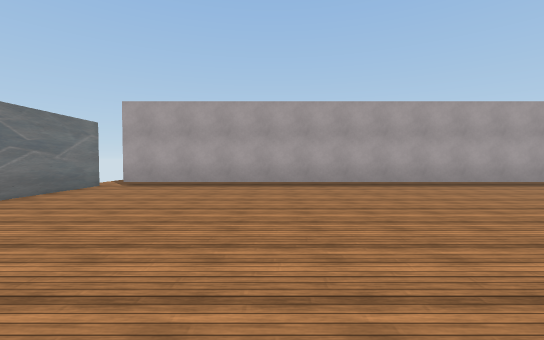
[1] (above)

16 first-person views from a walk through a Unity game level. The camera is 1.3 m above the floor, tilts 2° down and sees 90° across. The floor is counted in squares, 2 m on a side. Each view is taken from the middle of a square. On the plan, view 1 faces up. The plan holds only what a view shows up to about 9 squares ahead; the rest is blank. The player character is not drawn. Some surface patterns are stand-ins.

[2]
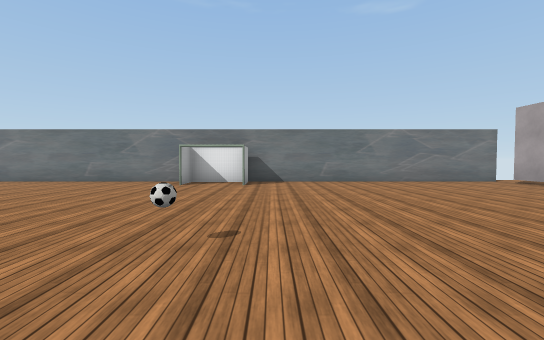

[3]
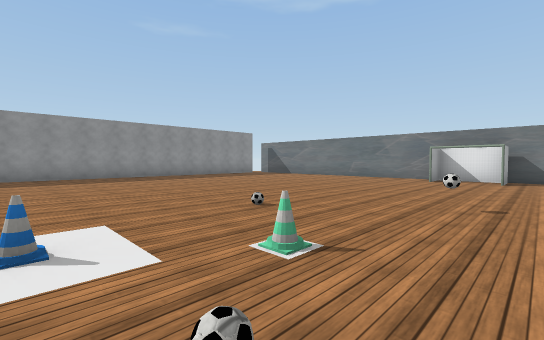

[4]
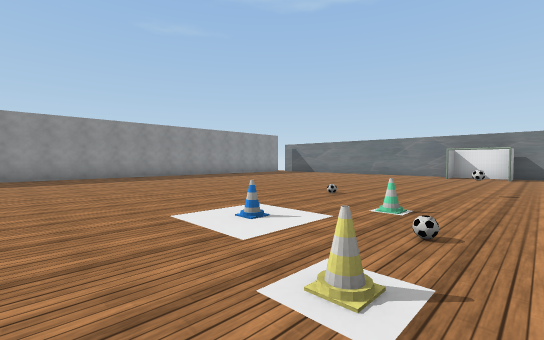

[5]
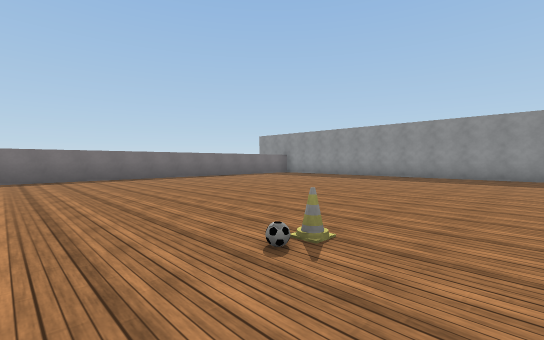

[6]
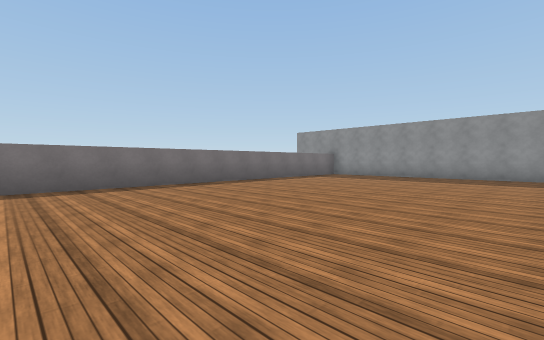

[7]
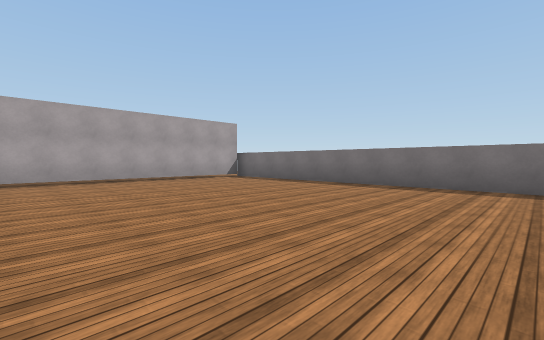

[8]
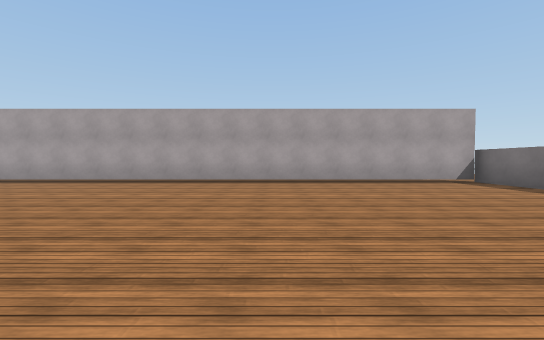

[9]
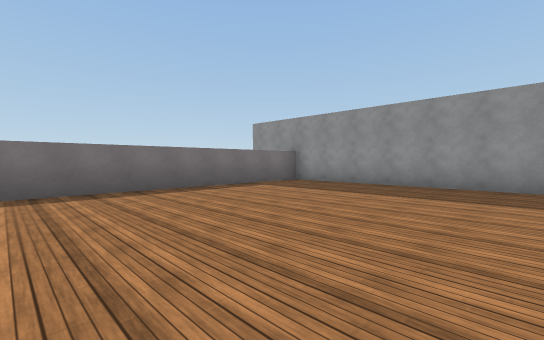

[10]
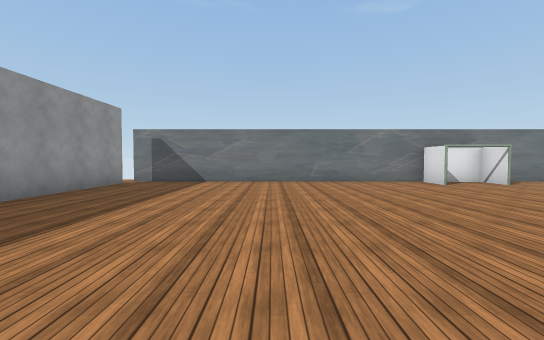

[11]
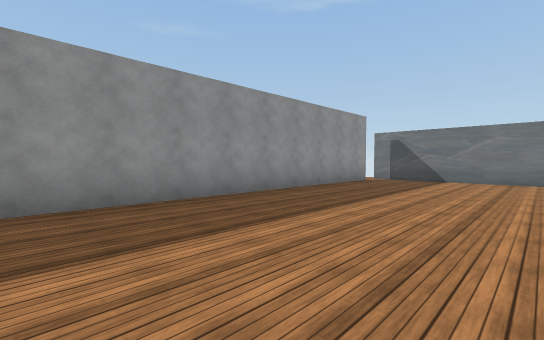

[12]
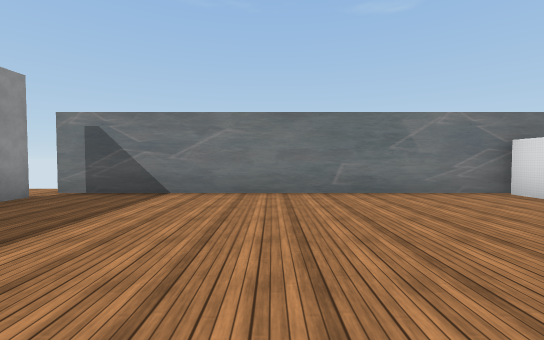

[13]
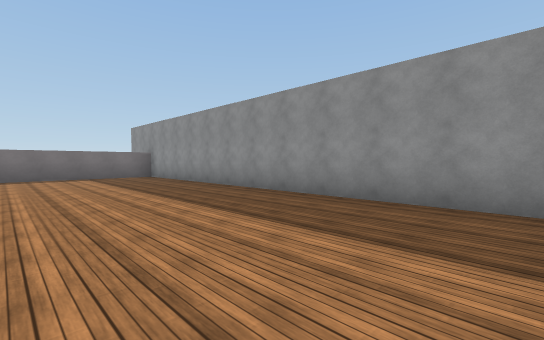

[14]
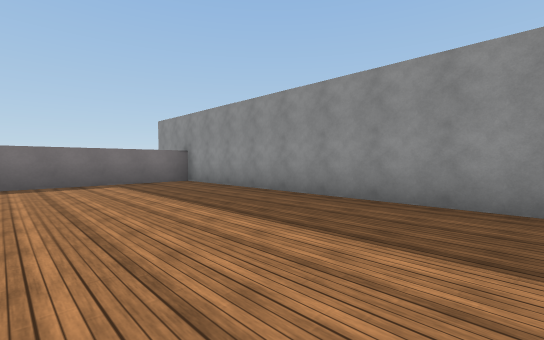

[15]
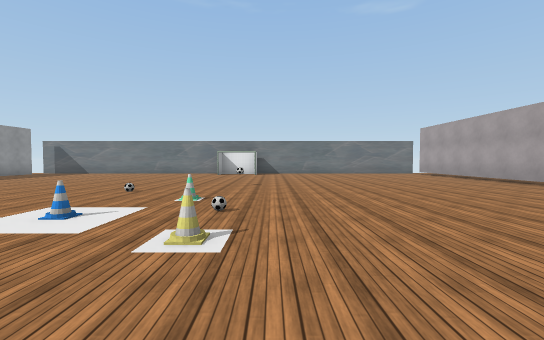

[16]
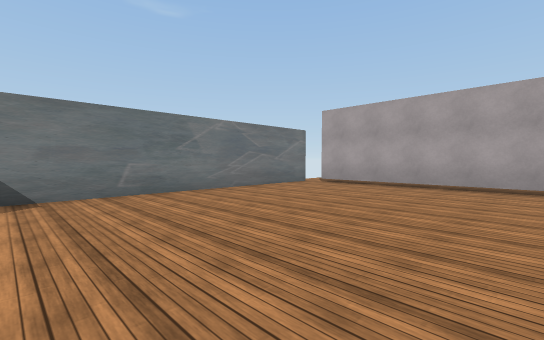

### Floor plan
Key: @ floor where view 1 was taken; # wall or solid block; x gap in a wall; . floor; = window, fence, low wall or low ledge; T thing the floor can be seen under or through; O other object.
Columns run from 5 left of view 1 to 17 right of it. Each row starts with its distance up from view 1.
  8  ......................
  7 x.TTTTTTTTTTTTTTTT#####
  6 #.....................#
  5 #.....................#
  4 #.....................#
  3 #.....................#
  2 #.....................#
  1 #.....................#
  0 #....@................#
 -1 ###....=....O.........#
 -2 ###........O.=........#
 -3 #.....................#
 -4 #.....................#
 -5 #.....................#
 -6 #.....................#
 -7 #.....................#
 -8 #.....................#
 -9 #.....................#
-10 #.....................#
-11 #.....................#
-12 ..#####################

Where each view was taken, in squares from view 1:
view 1: 0 up, 0 right, facing up
view 2: 0 up, 4 right, facing left
view 3: 0 up, 6 right, facing down-left
view 4: 0 up, 8 right, facing down-left
view 5: 0 up, 7 right, facing down-right
view 6: 0 up, 10 right, facing down-right
view 7: 2 down, 10 right, facing up-right
view 8: 1 down, 11 right, facing up
view 9: 4 down, 11 right, facing down-right
view 10: 7 down, 4 right, facing left
view 11: 7 down, 5 right, facing down-left
view 12: 7 down, 1 right, facing left
view 13: 7 down, 6 right, facing down-right
view 14: 7 down, 9 right, facing down-right
view 15: 0 up, 9 right, facing left
view 16: 0 up, 1 right, facing up-left
